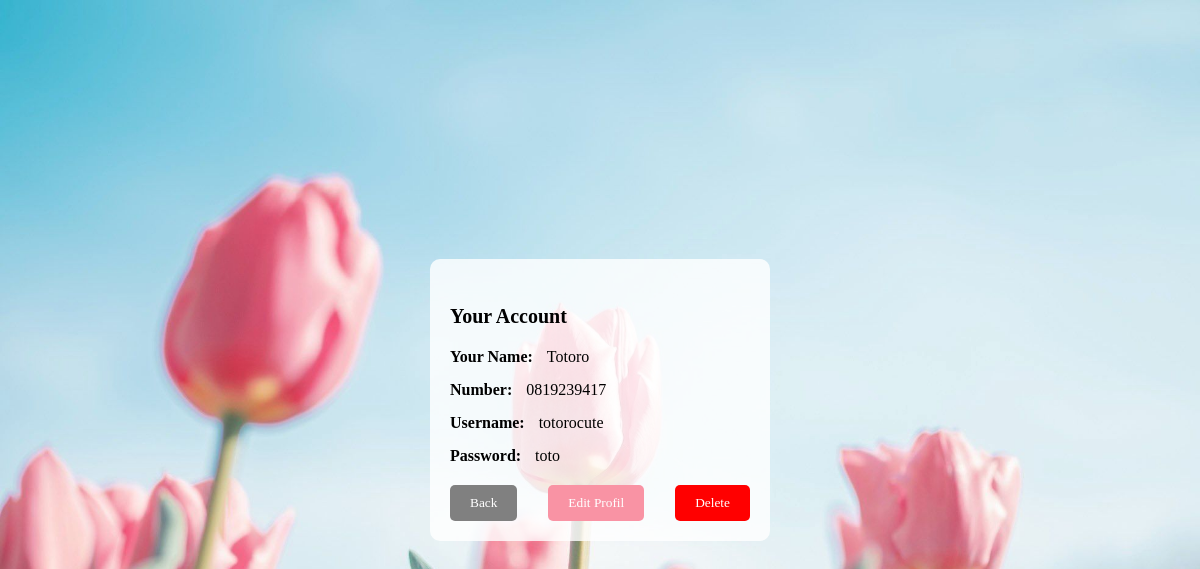
The app's page /UAP/profil.php (signed in) with its own data.
### tables this page shows
CREATE TABLE `customer` (
  `id_cust` int(11) NOT NULL,
  `nama` varchar(200) NOT NULL,
  `no_telepon` varchar(20) NOT NULL,
  `username` varchar(100) NOT NULL,
  `password` varchar(50) NOT NULL
);

### UAP/profil.php (the view, shortened to what this page needs)
<?php
include "connect/koneksi.php";
$user_id = $_SESSION['user_id'];
$query = "SELECT * FROM customer WHERE id_cust = '$user_id'";
$result = mysqli_query($conn, $query);
if ($result && mysqli_num_rows($result) > 0) {
    $data = mysqli_fetch_assoc($result);
} else {
    echo "Data tidak ditemukan.";
    exit();
}
?>
<!DOCTYPE html>
<html lang="en">
<head>
</head>
<body>
    <div class="login">
        <div class="login-box">
            <h4>Your Account</h4>
            <div class="profile-item">
                <label>Your Name:</label>
                <span><?php echo $data['nama']; ?></span>
            </div>
            <div class="profile-item">
                <label>Number:</label>
                <span><?php echo $data['no_telepon']; ?></span>
            </div>
            <div class="profile-item">
                <label>Username:</label>
                <span><?php echo $data['username']; ?></span>
            </div>
            <div class="profile-item">
                <label>Password:</label>
                <span><?php echo $data['password']; ?></span>
            </div>
            <div class="action-btn">
                <a href="home.php"><button type="button" class="btn-kembali">Back</button></a>
                <a href="edit-profil.php"><button type="button" class="btn-edit">Edit Profil</button></a>
                <a href="connect/hapus-akun.php?id=<?php echo $data['id_cust']; ?>"><button type="button" class="btn-hapus">Delete</button></a>
            </div>
    </div>
</body>
</html>

### UAP/profil.php (style rules this page uses)
* { font-family: 'Lucida Sans'; }
body { margin: 0; background-image: url('assets/bg-flower.jpg'); background-size: cover; background-position: 75%; background-attachment: fixed; display: flex; justify-content: center; align-items: center; height: 100vh; }
.login { display: flex; flex-direction: column; justify-content: center; align-items: center; text-align: center; background: rgba(255, 255, 255, 0.8); padding: 20px; border-radius: 10px; }
.login-box { text-align: left; width: 300px; }
.login-box h4 { color: #000000; font-weight: bold; margin-bottom: 20px; font-size: 20px; }
.login-box .profile-item { margin-bottom: 15px; }
.profile-item label { font-weight: bold; }
.profile-item span { margin-left: 10px; }
.action-btn { display: flex; justify-content: space-between; margin-top: 20px; }
.action-btn button { padding: 10px 20px; border: none; border-radius: 5px; cursor: pointer; }
.btn-kembali { background-color: grey; color: #fff; }
.btn-edit { background-color: rgb(249, 147, 164); color: #fff; }
.btn-hapus { background-color: red; color: #fff; }

### records on screen
customer: nama "Totoro", no_telepon "0819239417", username "totorocute", password "toto"
